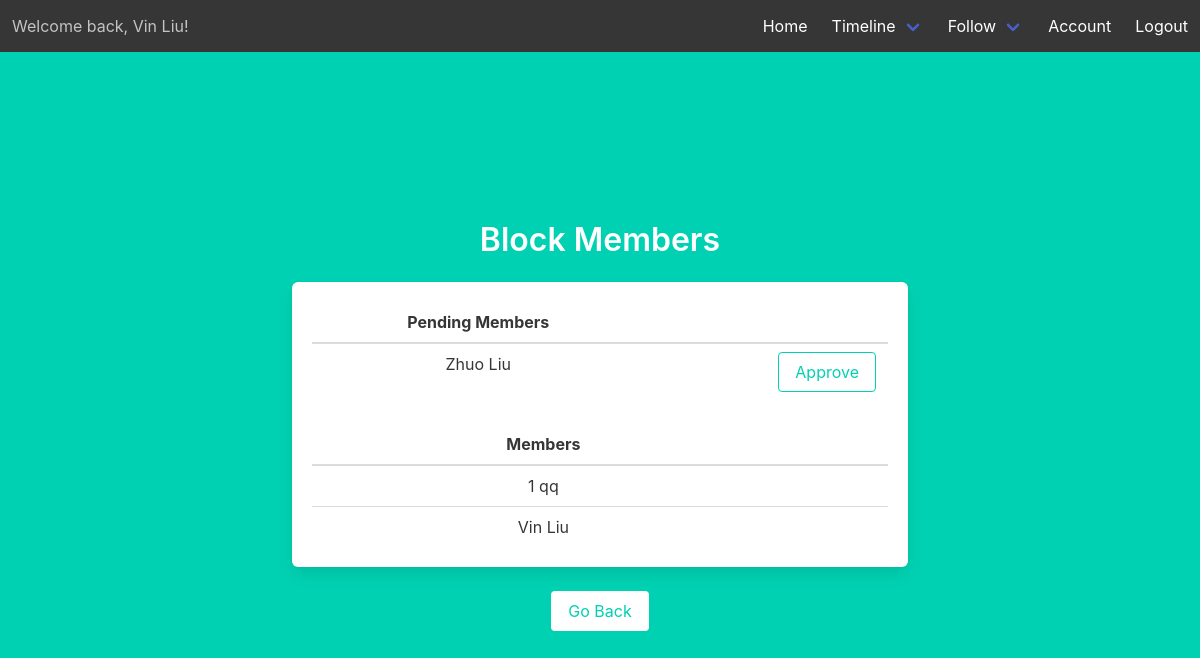
The app's page /block-members (signed in), older data.
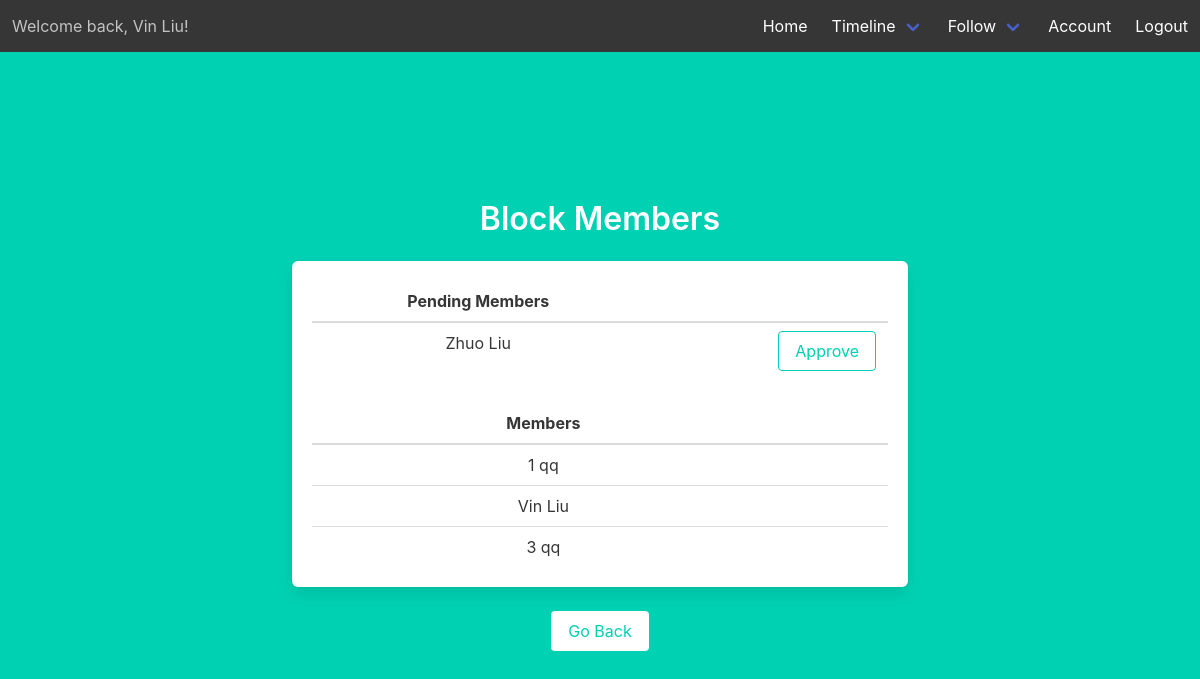
The same page, newer data.
### models.py (models this page shows)
class Users(UserMixin, db.Model):
    __tablename__ = 'Users'
    id = db.Column(db.Integer, primary_key=True)
    email = db.Column(db.String(45), unique=True, nullable=False)
    pword = db.Column(db.String(45), nullable=False)
    fname = db.Column(db.String(45), nullable=False)
    lname = db.Column(db.String(45), nullable=False)
    street_addr = db.Column(db.String(45), nullable=False)
    cid = db.Column(db.Integer, db.ForeignKey('City.id'), nullable=False)
    uprofile = db.Column(db.Text)
    photo = db.Column(db.Text)
    last_logout_timestamp = db.Column(db.DateTime, default=datetime.now().replace(microsecond=0))

### location.py (the view)
@location.route('/block-members')
@login_required
def block_members():
    my_membership = get_my_membership()
    if my_membership:
        if my_membership.approval_count == -1:
            my_block_id = get_my_membership().bid
            pending = Membership.query.filter(
                Membership.bid == my_block_id, Membership.approval_count > -1).all()
            pending_count = len(pending)
            print('-------------------')
            print(pending)
            print(pending_count)
            approved_by_you = Approval.query.filter_by(
                approver=current_user.id, bid=my_block_id).all()
            approved_by_you_uid_list = []
            if approved_by_you:
                for i in approved_by_you:
                    approved_by_you_uid_list.append(i.approvee)
            pending_users_membership = []
            for i in pending:
                if i.uid not in approved_by_you_uid_list:
                    pending_users_membership.append(
                        [Users.query.filter_by(id=i.uid).first(), i])
            approved = Membership.query.filter(
                Membership.bid == my_block_id, Membership.approval_count < 0).all()
            approved_count = len(approved)
            print('-------------------')
            print(approved)
            print(pending_count)
            approved_users_membership = []
            for i in approved:
                approved_users_membership.append(
                    [Users.query.filter_by(id=i.uid).first(), i])
        elif my_membership.approval_count > -1:
            return render_template('block-members.html', status='Pending')
        else:
            return render_template('block-members.html', status='Not')
    else:
        return render_template('block-members.html', status='No-membership')
    return render_template('block-members.html', pending_count=pending_count, pending_users_membership=pending_users_membership, approved_users_membership=approved_users_membership, approved_count=approved_count)

### location.py (called while the page is built)
@login_required
def get_my_membership():
    return Membership.query.filter_by(uid=current_user.id).first()

### templates/block-members.html (shortened to what this page needs)
{% extends "base.html" %}
{% block content %}
<div class="column is-8 is-offset-2">
    {% if status == 'Pending' %}
    <h1 class="title">
        Your membership is still pending.
    </h1>
    {% elif status == 'Not' %}
    <h1 class="title">
        You aren't a member of this block.
    </h1>
    {% elif status == 'No-membership' %}
    <h1 class="title">
        You aren't a member of any blocks.
    </h1>
    {% else %}
    <h1 class="title">
        Block Members
    </h1>
    <div class="box">
        {% if pending_count != 0 %}
        <table class="table is-fullwidth">
            <thead>
                <tr>
                    <th>Pending Members</th>
                    <th></th>
                </tr>
            </thead>
            <tbody>
                {% for i in pending_users_membership %}
                <tr>
                    <td>{{ i[0].fname }} {{ i[0].lname }}</td>
                    <td>
                        <form method="POST" action="/block-members">
                            <div class="control has-text-right">
                                <input class="button is-primary is-outlined" type="submit" name="action"
                                    value="Approve">
                            </div>
                        </form>
                    </td>
                </tr>
                {% endfor %}
            </tbody>
        </table>
        {% endif %}
        {% if approved_count == 0 %}
        <h3 class="subtitle  is-4 has-text-primary">You're the only user in your block.</h3>
        {% else %}
        <table class="table is-fullwidth">
            <thead>
                <tr>
                    <th>Members</th>
                    <th></th>
                </tr>
            </thead>
            <tbody>
                {% for i in approved_users_membership %}
                <tr>
                    <td>{{ i[0].fname }} {{ i[0].lname }}</td>
                    <td></td>
                </tr>
                {% endfor %}
            </tbody>
        </table>
        {% endif %}
    </div>
    {% endif %}
    <button class="button is-primary is-inverted" onclick="goBack()">Go Back</button>
</div>
{% endblock %}

### templates/base.html (shortened to what this page needs)
<!DOCTYPE html>
<html>
<head>
    <link rel="stylesheet" href="https://cdnjs.cloudflare.com/ajax/libs/bulma/0.7.2/css/bulma.min.css" />
</head>
<body>
    <section class="hero is-primary is-fullheight">
        <div class="hero-head">
            <nav class="navbar has-background-dark" role="navigation" aria-label="main navigation">
                {% if current_user.is_authenticated %}
                <div class="navbar-start">
                    <p class="navbar-item">
                        Welcome back, {{ current_user.fname }} {{ current_user.lname }}!
                    </p>
                </div>
                {% endif %}
                <div id="navbarMenuHeroA" class="navbar-menu ">
                    <div class="navbar-end">
                        <a href="{{ url_for('main.index') }}" class="navbar-item">
                            Home
                        </a>
                        {% if current_user.is_authenticated %}
                        <div class="navbar-item has-dropdown is-hoverable has-text-white has-background-dark">
                            <a class="navbar-link has-background-dark">
                                Timeline
                            </a>
                        </div>
                        {% endif %}
                        {% if current_user.is_authenticated %}
                        <div class="navbar-item has-dropdown is-hoverable has-text-white has-background-dark">
                            <a class="navbar-link has-background-dark">
                                Follow
                            </a>
                        </div>
                        {% endif %}
                        {% if current_user.is_authenticated %}
                        <a href="{{ url_for('acc.account') }}" class="navbar-item">
                            Account
                        </a>
                        {% endif %}
                        {% if current_user.is_authenticated %}
                        <a href="{{ url_for('auth.logout') }}" class="navbar-item">
                            Logout
                        </a>
                        {% endif %}
                    </div>
                </div>
            </nav>
        </div>
        <div class="hero-body">
            <div class="container has-text-centered">
                {% block content %}
                {% endblock %}
            </div>
        </div>
    </section>
</body>
</html>

Row changes from the older to the newer data that the page shows:
now on this page (row edited): Users: fname "3", lname "qq"
